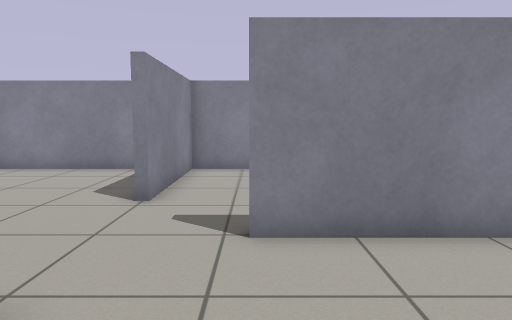
[1] (above)

14 first-person views from a walk through a world built for the Gazebo simulator. The camera is 0.87 m above the floor, tilts 6° down and sees 70° across. The floor is counted in squares, 0.5 m on a side. Each view is taken from the middle of a square. On the plan, view 1 faces up. The plan holds only what a view shows up to about 17 squares ahead; the rest is blank.

[2]
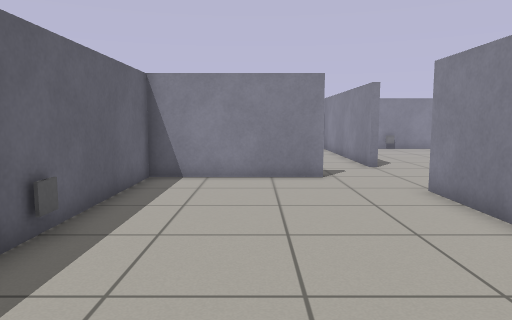

[3]
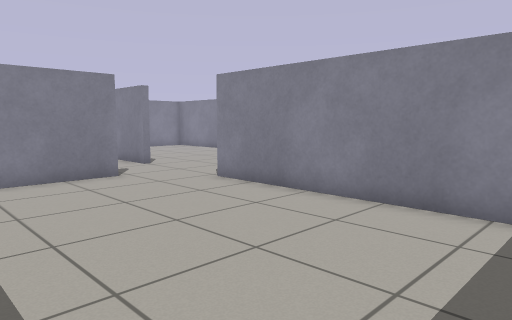

[4]
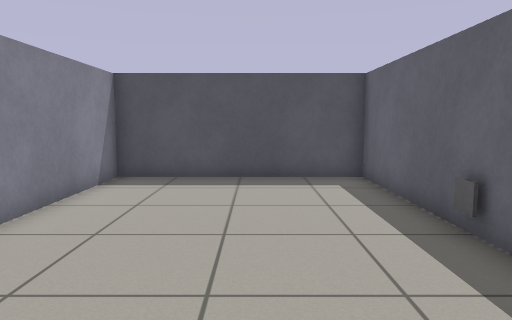

[5]
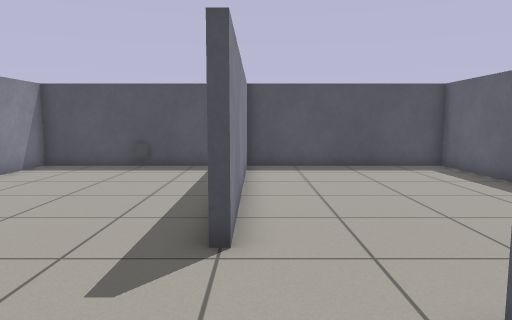

[6]
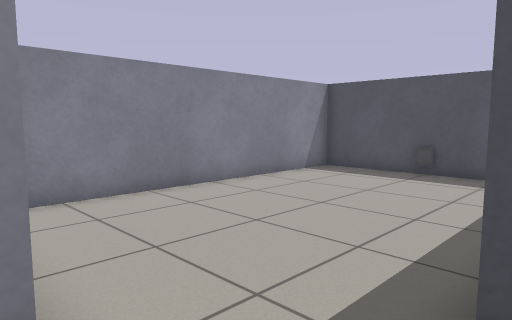

[7]
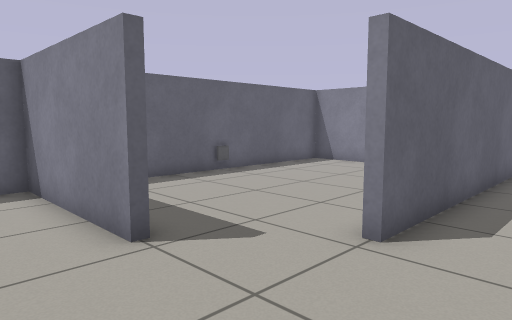

[8]
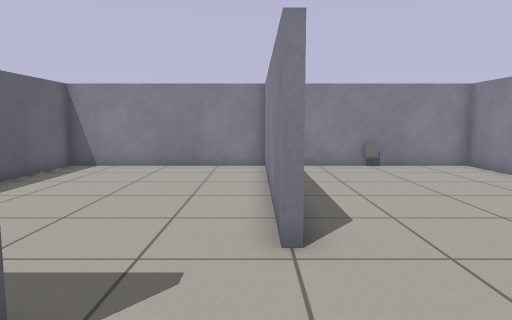

[9]
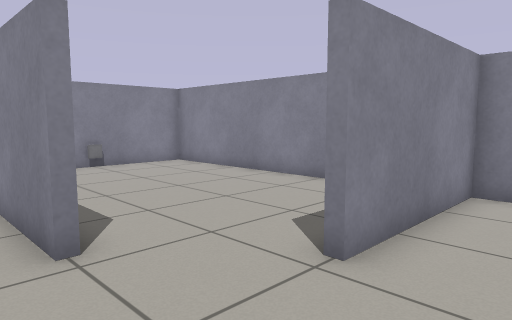

[10]
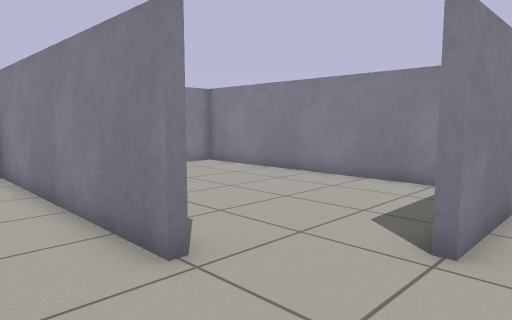

[11]
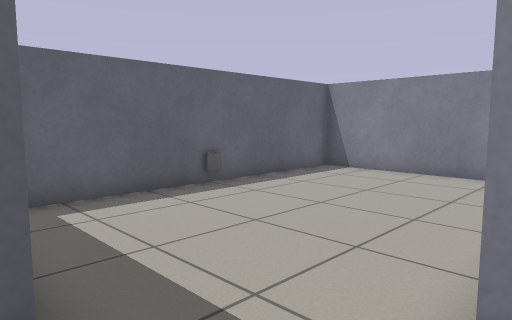

[12]
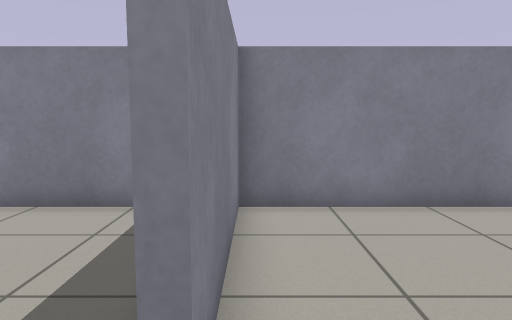

[13]
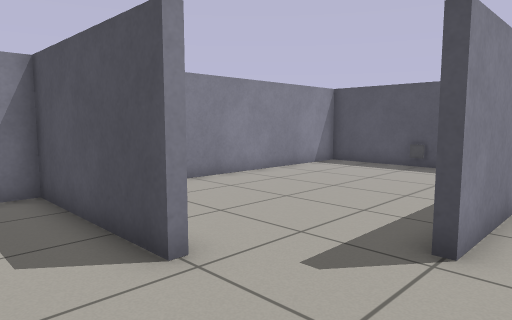

[14]
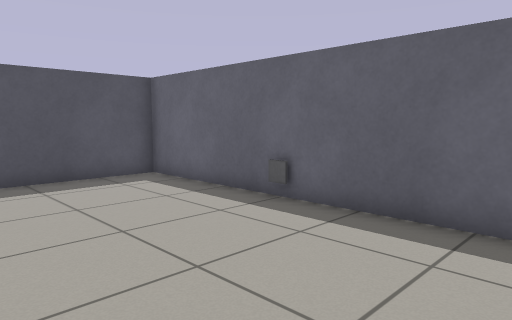

### Floor plan
Points are (right, up) in squares from view 1. A wall is a line through its corners. A room is listed if a view was taken in it or the views show most of it. See-through windows are left out.
Room 1 (views 1, 2, 3, 4, 6, 8, 9, 10, 11, 12, 14)
walls: (-2.8, 3.1) (-2.3, 3.1) (-2.3, -2.3) (9.3, -2.3) (9.3, 5.4) (-0.1, 5.4) (-0.1, 5.8); (-2.3, 7.9) (-2.6, 7.9)
ways out: opening at (-4.5, 4.5) to room 2; opening at (-1.5, 7.5) to room 3; opening at (-4, 6.5) to room 4
objects: grey box (3, -2)
Room 2 (views 5, 13)
walls: (-4.9, 5.7) (-4.9, 5.4) (-14.4, 5.4) (-14.4, -2.3) (-3.9, -2.3)
ways out: opening at (-4.5, 4.5) to room 1
objects: grey box (-9, -2)
Room 3 (view 7)
walls: (9.3, 6.9) (9.3, 13.3) (-2.3, 13.3) (-2.3, 7.9)
ways out: opening at (-1.5, 7.5) to room 1
objects: grey box (9, 10)
Room 4 (no view inside)
walls: (-13.6, 5.7) (-4.9, 5.7); (-2.6, 7.9) (-2.6, 13.3) (-14.4, 13.3) (-14.4, 6.9)
ways out: opening at (-4, 6.5) to room 1
objects: grey box (-14, 10)

Where each view was taken, in squares from view 1:
view 1: 0 up, 0 right, facing up
view 2: 1 up, 9 right, facing left
view 3: 2 down, 9 right, facing up-left
view 4: 1 up, 2 left, facing right
view 5: 5 up, 5 left, facing right
view 6: 5 up, 3 left, facing up-right
view 7: 8 up, 0 right, facing down-left
view 8: 5 up, 0 right, facing left
view 9: 4 up, 0 right, facing up-left
view 10: 3 up, 1 left, facing up-left
view 11: 6 up, 2 left, facing down-left
view 12: 6 up, 2 left, facing up
view 13: 4 up, 5 left, facing up-right
view 14: 4 up, 2 left, facing down-right
